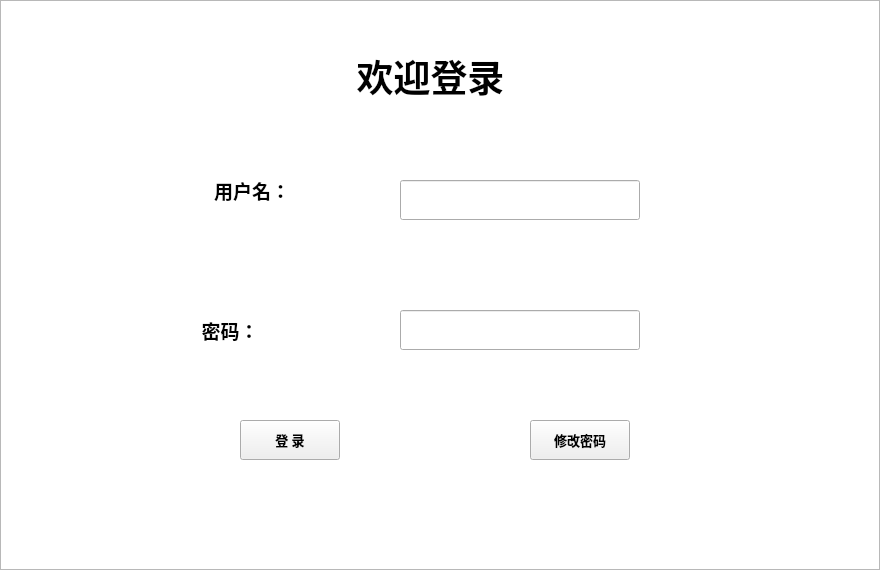
<?xml version="1.0" encoding="UTF-8"?>
<ui version="4.0">
 <class>Widget</class>
 <widget class="QWidget" name="Widget">
  <property name="geometry">
   <rect>
    <x>0</x>
    <y>0</y>
    <width>880</width>
    <height>570</height>
   </rect>
  </property>
  <property name="windowTitle">
   <string>Widget</string>
  </property>
  <widget class="QLabel" name="label_userName">
   <property name="geometry">
    <rect>
     <x>170</x>
     <y>160</y>
     <width>120</width>
     <height>60</height>
    </rect>
   </property>
   <property name="font">
    <font>
     <family>Agency FB</family>
     <pointsize>14</pointsize>
     <weight>75</weight>
     <bold>true</bold>
    </font>
   </property>
   <property name="text">
    <string>用户名：</string>
   </property>
   <property name="alignment">
    <set>Qt::AlignRight|Qt::AlignTrailing|Qt::AlignVCenter</set>
   </property>
  </widget>
  <widget class="QLabel" name="label_passWord">
   <property name="geometry">
    <rect>
     <x>170</x>
     <y>300</y>
     <width>120</width>
     <height>60</height>
    </rect>
   </property>
   <property name="font">
    <font>
     <family>Agency FB</family>
     <pointsize>14</pointsize>
     <weight>75</weight>
     <bold>true</bold>
    </font>
   </property>
   <property name="text">
    <string>密码：</string>
   </property>
   <property name="alignment">
    <set>Qt::AlignCenter</set>
   </property>
  </widget>
  <widget class="QLineEdit" name="lineEdit_userName">
   <property name="geometry">
    <rect>
     <x>400</x>
     <y>180</y>
     <width>240</width>
     <height>40</height>
    </rect>
   </property>
   <property name="font">
    <font>
     <family>Agency FB</family>
     <pointsize>11</pointsize>
     <weight>50</weight>
     <bold>false</bold>
    </font>
   </property>
  </widget>
  <widget class="QLineEdit" name="lineEdit_passWord">
   <property name="geometry">
    <rect>
     <x>400</x>
     <y>310</y>
     <width>240</width>
     <height>40</height>
    </rect>
   </property>
   <property name="sizePolicy">
    <sizepolicy hsizetype="Expanding" vsizetype="Fixed">
     <horstretch>0</horstretch>
     <verstretch>0</verstretch>
    </sizepolicy>
   </property>
   <property name="font">
    <font>
     <family>Agency FB</family>
     <pointsize>11</pointsize>
     <weight>75</weight>
     <bold>true</bold>
    </font>
   </property>
  </widget>
  <widget class="QLabel" name="label_title">
   <property name="geometry">
    <rect>
     <x>320</x>
     <y>50</y>
     <width>221</width>
     <height>51</height>
    </rect>
   </property>
   <property name="font">
    <font>
     <family>Agency FB</family>
     <pointsize>28</pointsize>
     <weight>75</weight>
     <bold>true</bold>
    </font>
   </property>
   <property name="text">
    <string>欢迎登录</string>
   </property>
   <property name="alignment">
    <set>Qt::AlignCenter</set>
   </property>
  </widget>
  <widget class="QPushButton" name="pB_loginIn">
   <property name="geometry">
    <rect>
     <x>240</x>
     <y>420</y>
     <width>100</width>
     <height>40</height>
    </rect>
   </property>
   <property name="font">
    <font>
     <family>Agency FB</family>
     <pointsize>10</pointsize>
     <weight>75</weight>
     <bold>true</bold>
    </font>
   </property>
   <property name="text">
    <string>登 录</string>
   </property>
  </widget>
  <widget class="QPushButton" name="pushButton_3">
   <property name="geometry">
    <rect>
     <x>530</x>
     <y>420</y>
     <width>100</width>
     <height>40</height>
    </rect>
   </property>
   <property name="font">
    <font>
     <family>Agency FB</family>
     <pointsize>10</pointsize>
     <weight>75</weight>
     <bold>true</bold>
    </font>
   </property>
   <property name="text">
    <string>修改密码</string>
   </property>
  </widget>
  <widget class="QTextEdit" name="textEdit">
   <property name="geometry">
    <rect>
     <x>0</x>
     <y>0</y>
     <width>880</width>
     <height>570</height>
    </rect>
   </property>
   <property name="html">
    <string>&lt;!DOCTYPE HTML PUBLIC &quot;-//W3C//DTD HTML 4.0//EN&quot; &quot;http://www.w3.org/TR/REC-html40/strict.dtd&quot;&gt;
&lt;html&gt;&lt;head&gt;&lt;meta name=&quot;qrichtext&quot; content=&quot;1&quot; /&gt;&lt;style type=&quot;text/css&quot;&gt;
p, li { white-space: pre-wrap; }
&lt;/style&gt;&lt;/head&gt;&lt;body style=&quot; font-family:'SimSun'; font-size:9pt; font-weight:400; font-style:normal;&quot;&gt;
&lt;p style=&quot; margin-top:0px; margin-bottom:0px; margin-left:0px; margin-right:0px; -qt-block-indent:0; text-indent:0px;&quot;&gt;&lt;img src=&quot;:/image/005.jpg&quot; /&gt;&lt;/p&gt;&lt;/body&gt;&lt;/html&gt;</string>
   </property>
  </widget>
  <zorder>textEdit</zorder>
  <zorder>label_userName</zorder>
  <zorder>label_passWord</zorder>
  <zorder>lineEdit_userName</zorder>
  <zorder>lineEdit_passWord</zorder>
  <zorder>label_title</zorder>
  <zorder>pB_loginIn</zorder>
  <zorder>pushButton_3</zorder>
 </widget>
 <layoutdefault spacing="6" margin="11"/>
 <resources/>
 <connections/>
</ui>
